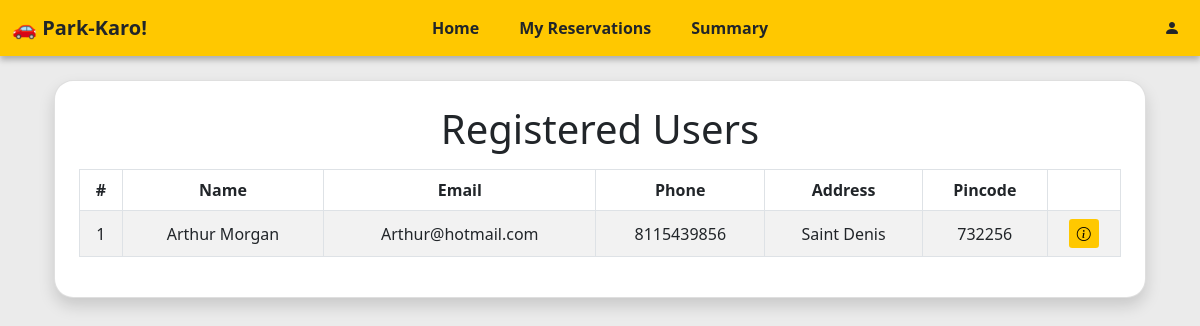
/admin/dashboard/users, run on an earlier commit of the app's database.
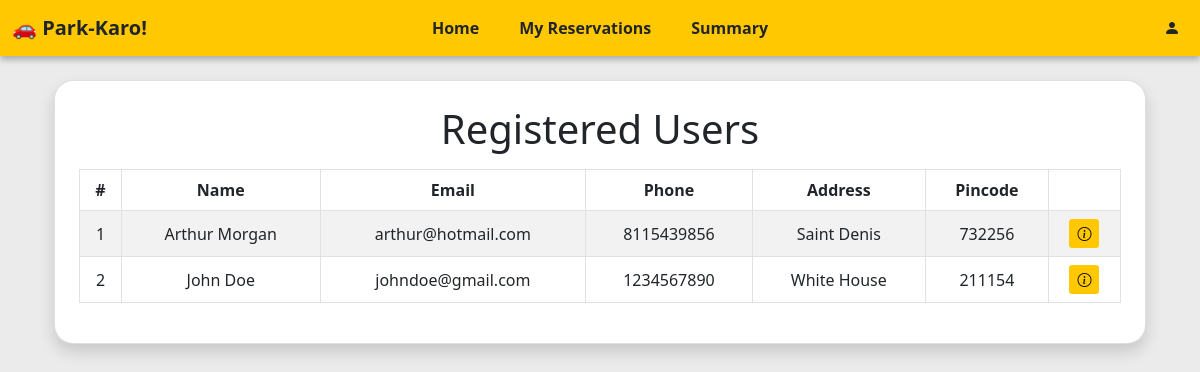
And on a later commit of the database.
### models/user.py (models this page shows, shortened)
class User(db.Model):
    __tablename__ = 'user'
    id = db.Column(db.Integer, primary_key=True)
    email = db.Column(db.String(120), unique=True, nullable=False)
    password = db.Column(db.String(200), nullable=False)
    name = db.Column(db.String(50), nullable=False)
    phone = db.Column(db.String(15), nullable=True)
    address = db.Column(db.String(200), nullable=True)
    pincode = db.Column(db.String(10), nullable=True)
    is_admin = db.Column(db.Boolean, default=False)
    reservations = db.relationship('Reserve', backref='user', lazy=True)

### controllers/auth.py (the view)
@api.route("/admin/dashboard/users")
def admin_users():
    users = User.query.all()
    return render_template("admin/users.html", users=users)

### app.py (called while the page is built)
def create_app():
    app = Flask(__name__)
    app.config['SQLALCHEMY_DATABASE_URI'] = 'sqlite:///parking.db'
    app.config['SQLALCHEMY_TRACK_MODIFICATIONS'] = False
    app.secret_key = "shh-its-a-secret"
    db.init_app(app)
    from models import lot, spot, reserve, user
    with app.app_context():
        db.create_all()
        if not User.query.filter_by(id=0).first():
            db.session.add(User(
                id=0,
                name='admin',
                email='admin@email.com',
                password=generate_password_hash('admin'),
                is_admin=True,
            ))
            db.session.commit()
    app.register_blueprint(auth_api)
    @app.route("/")
    def home():
        return render_template("home.html")
    @app.context_processor
    def inject_request():
        return dict(request=request)
    return app

### templates/admin/users.html (shortened to what this page needs)
  {% extends "dash_layout.html" %}
{% block content %}
<div class="container mt-4">
<div class="card shadow rounded p-4">
  <h1 class="mb-3 fw-normal text-center">Registered Users</h1>
{% if users|length > 1 %}
  <div class="table-responsive">
  <table class="table table-striped table-bordered table-hover align-middle ">
    <thead class="thead-light text-center">
      <tr>
        <th>#</th>
        <th>Name</th>
        <th>Email</th>
        <th>Phone</th>
        <th>Address</th>
        <th>Pincode</th>
        <th></th>
      </tr>
    </thead>
    <tbody>
      {% for user in users %}
          {% if user.id != 0 %}
          <tr class="text-center">
            <td>{{ user.id }}</td>
            <td>{{ user.name }}</td>
            <td>{{ user.email }}</td>
            <td>{{ user.phone }}</td>
            <td>{{ user.address }}</td>
            <td>{{ user.pincode }}</td>
            <td class="text-center">
              <a href="{{ url_for('auth.user_parking_history', user_id=user.id) }}" class="btn btn-sm btn-warning">
                <i class="bi bi-info-circle"></i>
              </a>
            </td>
          </tr>
          {% endif %}
      {% endfor %}
    </tbody>
  </table>
</div>
{% else %}
  <p class="text-center text-muted">There are no registered users.</p>
{% endif %}
</div>
</div>
{% endblock %}

### templates/dash_layout.html (shortened to what this page needs)
<!DOCTYPE html>
<html lang="en">
<head>
    <link href="https://cdn.jsdelivr.net/npm/bootstrap@5.0.2/dist/css/bootstrap.min.css" rel="stylesheet">
    <link href="https://cdn.jsdelivr.net/npm/bootstrap-icons@1.10.5/font/bootstrap-icons.css" rel="stylesheet">
</head>
<body>
{% set is_admin = session.get('is_admin') %}
{% set current_path = request.path %}
<nav class="navbar navbar-expand-lg" style="background-color: #ffc800; box-shadow: 0 4px 6px rgba(0, 0, 0, 0.264); position: relative;">
  <div class="container-fluid">
    {% if is_admin %}
    <a class="navbar-brand text-dark fw-bold" href="/admin/dashboard">🚗 Park-Karo!</a>
    <p class="text-danger lead ms-2 mb-0">Admin</p>
    {% else %}
    <a class="navbar-brand text-dark fw-bold" href="/user/dashboard">🚗 Park-Karo!</a>
    {% endif %}
    <div class="navbar-center position-absolute top-50 start-50 translate-middle">
      <ul class="navbar-nav d-flex flex-row gap-4">
      <li class="nav-item">
        <a class="nav-link fw-bold text-dark
          "
          href="{{ '/admin/dashboard' if is_admin else '/user/dashboard' }}">
          Home
        </a>
      </li>
      {% if not is_admin %}
        <li class="nav-item">
          <a class="nav-link fw-bold text-dark {% if current_path == '/user/reservations' %}active bg-secondary rounded{% endif %}" href="/user/reservations">My Reservations</a>
        </li>
      {% endif %}
      <li class="nav-item">
        <a class="nav-link fw-bold text-dark
          "
          href="{{ '/admin/dashboard/summary' if is_admin else '/user/dashboard/summary' }}">
          Summary
        </a>
      </li>
      </ul>
    </div>
    <ul class="navbar-nav ms-auto ">
      <li class="nav-item dropdown">
        <a class="nav-link text-dark" href="#" id="profileDropdown" role="button" data-bs-toggle="dropdown" aria-expanded="false">
          <i class="bi bi-person-fill"></i>
        </a>
      </li>
    </ul>
  </div>
</nav>
<div class="container mt-4">
    {% block content %}
    {% endblock %}
</div>
</body>
</html>

### templates/admin/users.html (style rules this page uses)
body { background-color: #ebebeb; }
.card { border-radius: 1.2rem !important; }
.card.shadow { box-shadow: 0 4px 12px rgba(0, 0, 0, 0.1); }
.btn-warning { background-color: #ffc800; border: none; }

What changed in the data, as far as the page shows it:
changed User "Arthur Morgan": email "Arthur@hotmail.com" → "arthur@hotmail.com"
added User: id "2", name "John Doe", email "johndoe@gmail.com", phone "1234567890", address "White House", pincode "211154"
